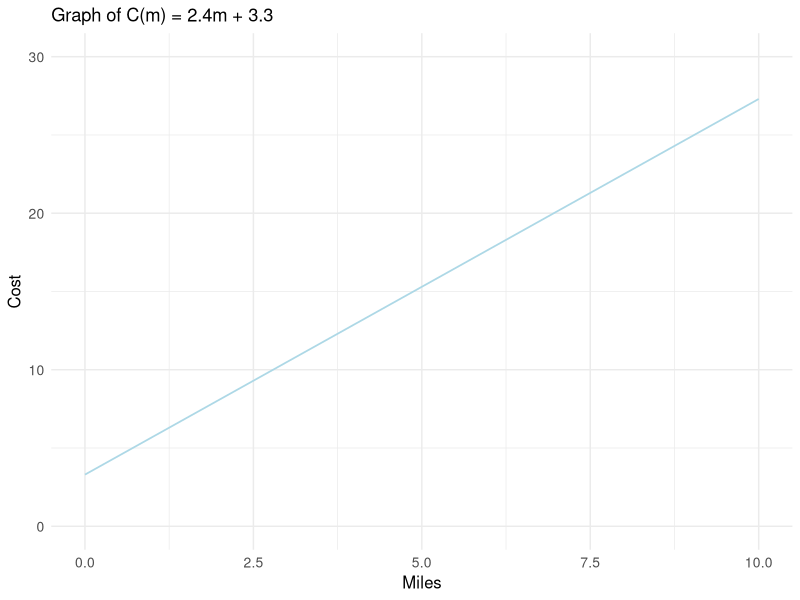
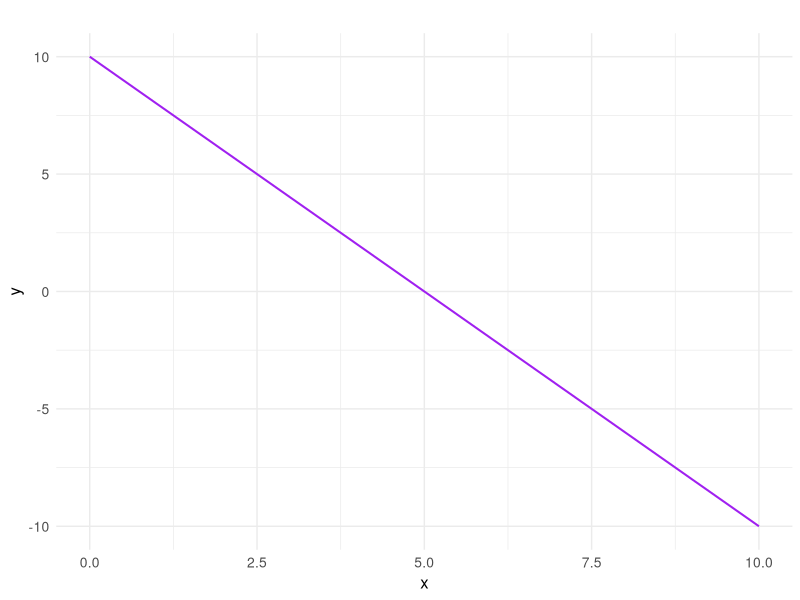

Generate these figures, in order, with R:
## ---- chunk 1
library(ggplot2)

# Generate x values
x <- seq(0, 10, by = 1)

# Create a data frame with x and y values
data <- data.frame(x = x, y = 2.4 * x + 3.3)

# Create the plot using ggplot with custom y scale
ggplot(data, aes(x, y)) +
  geom_line(color = "lightblue", linewidth = .6) +
  labs(x = "Miles", y = "Cost", title = "Graph of C(m) = 2.4m + 3.3") +
  scale_y_continuous(limits = c(0, 30)) +
  theme_minimal() +  # Apply a minimalistic theme
  theme(axis.title = element_text(size = 12),  # Adjust axis title font size
        axis.text = element_text(size = 10))   # Adjust axis label font size
## ---- chunk 2
library(ggplot2)

# Generate x values
x <- seq(0, 10, by = 1)

# Create a data frame with x and y values
data <- data.frame(x = x, y = 10-2 * x )

# Create the plot using ggplot with custom y scale
ggplot(data, aes(x, y)) +
  geom_line(color = "purple", linewidth = .7) +
  labs(x = "x", y = "y", title = "")  +
  theme_minimal() +  # Apply a minimalist theme
  theme(axis.title = element_text(size = 12),  # Adjust axis title font size
        axis.text = element_text(size = 10))   # Adjust axis label font size
